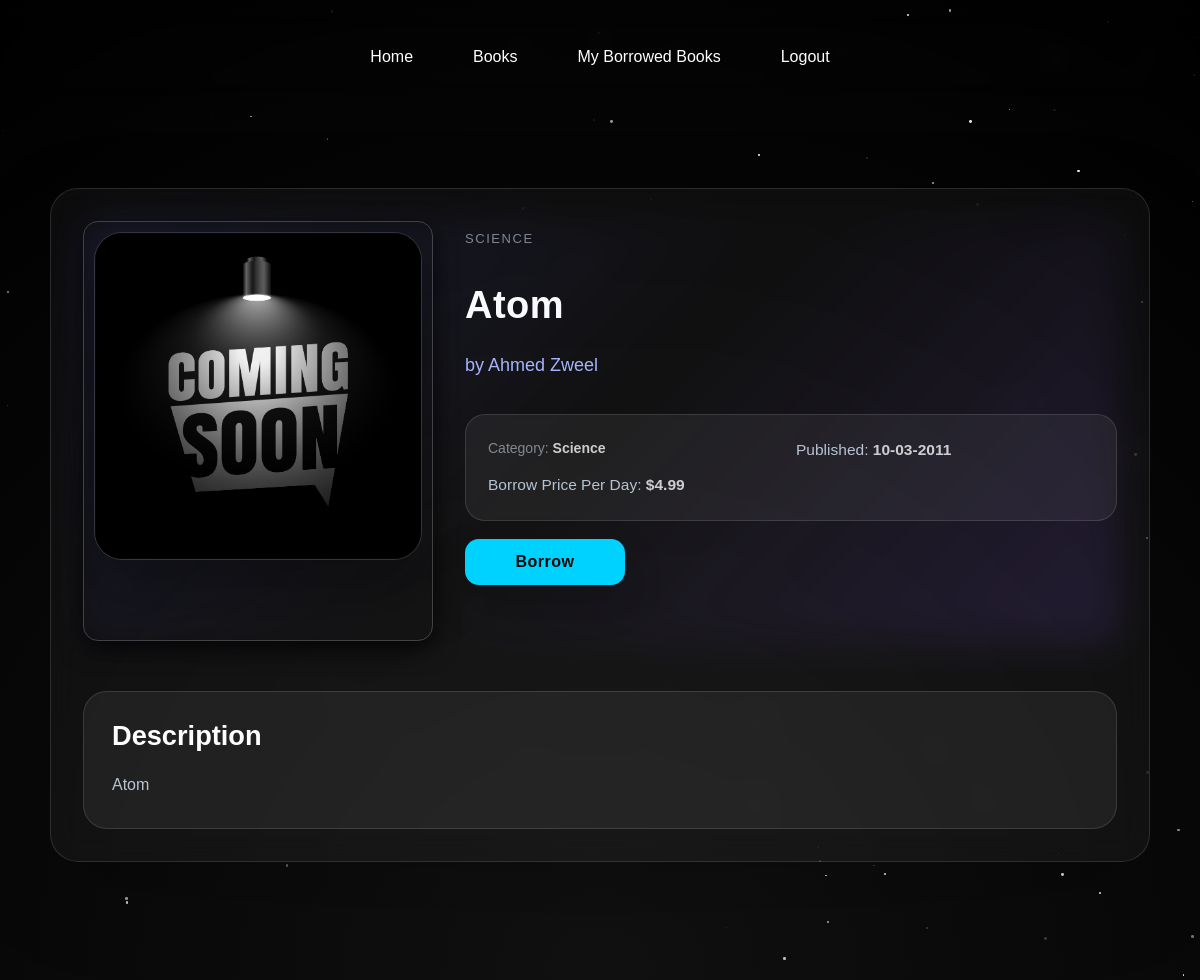
The app's page /book/6/ (signed in) with its own data.
### books/models.py (models this page shows, shortened)
class Book(models.Model):
    title = models.CharField(max_length=200)
    author = models.CharField(max_length=100)
    category = models.CharField(max_length=100)
    published_date = models.DateField()
    description = models.TextField()
    image = models.ImageField(upload_to='books/')
    available = models.BooleanField(default=True)
    borrow_price_per_day = models.DecimalField(max_digits=10, decimal_places=2, default=0.00)

### books/views.py (the view)
# urls.py: path('book/<int:book_id>/', views.book_detail_view, name='book_details'),
def book_detail_view(request, book_id):
    is_admin = request.session.get('is_admin', False)
    if not is_admin and not request.session.get('user_id'):
        return redirect('login')
    user_id = None if is_admin else request.session.get('user_id')
    book = get_object_or_404(Book, id=book_id)
    current_borrow = None
    if user_id:
        current_borrow = Borrow.objects.filter(user_id=user_id, book=book, is_returned=False).first()
    return render(request, 'book.html', {
        'book': book,
        'borrow_record': current_borrow,
        'is_admin': is_admin
    })

### templates/book.html (shortened to what this page needs)
{% load static %}
<!doctype html>
<html lang="en">
    <head>
        <link rel="stylesheet" href="{% static 'style/book_style.css' %}" />
        <link rel="stylesheet" href="https://cdnjs.cloudflare.com/ajax/libs/font-awesome/6.5.0/css/all.min.css" />
    </head>
    <body>
        <nav>
            <a href="{% url 'welcome' %}">Home</a>
            <a href="{% url 'books_list' %}">Books</a>
            <a href="{% url 'my_borrowed_books' %}">My Borrowed Books</a>
            <a href="{% url 'logout' %}">Logout</a>
        </nav>
        <main class="page">
            <div class="container">
                <div class="con">
                    <div class="image">
                        {% if book.image %}
                            <img src="{{ book.image.url }}" alt="{{ book.title }} cover" />
                        {% else %}
                            <img src="{% static 'assets/10016630_27277.jpg' %}" alt="Default Book Cover" />
                        {% endif %}
                    </div>
                    <div class="book_info">
                        <p class="book_category">{{ book.category }}</p>
                        <h1 class="book_name">{{ book.title }}</h1>
                        <h2 class="book_author">by {{ book.author }}</h2>
                        <div class="book_meta">
                            <p>Category: <span>{{ book.category }}</span></p>
                            <p>Published: <span>{{ book.published_date|date:'d-m-Y' }}</span></p>
                            <p>Borrow Price Per Day: <span>${{ book.borrow_price_per_day }}</span></p>
                        </div>
                        {% if borrow_record %}
                        <div class="borrow-details">
                            <h3>Borrow Details</h3>
                            <p><strong>Borrowed On:</strong> {{ borrow_record.borrowed_date|date:'d-m-Y' }}</p>
                            <p><strong>End Date:</strong> {{ borrow_record.return_date|date:'d-m-Y' }}</p>
                            <p><strong>Days:</strong> {{ borrow_record.days }}</p>
                            <p><strong>Total Price:</strong> ${{ borrow_record.total_price }}</p>
                        </div>
                        <form method="post" action="{% url 'unborrow_book' borrow_record.id %}" class="unborrow-form">
                            {% csrf_token %}
                            <button type="submit" class="btn unborrow_btn">Unborrow</button>
                        </form>
                        {% elif not is_admin %}
                        <button class="btn borrow_btn" data-book-id="{{ book.id }}" data-price="{{ book.borrow_price_per_day }}" {% if not book.available %}disabled style="opacity:0.5;cursor:not-allowed;"{% endif %}>
                            {% if book.available %}Borrow{% else %}Borrowed{% endif %}
                        </button>
                        {% endif %}
                    </div>
                </div>
                <div class="book-description-block">
                    <h1>Description</h1>
                    <p class="book_description">{{ book.description }}</p>
                </div>
            </div>
        </main>
    </body>
</html>

### static/style/book_style.css (style rules this page uses)
* { margin: 0; padding: 0; box-sizing: border-box; font-family: Arial, Helvetica, sans-serif; }
body { min-height: 100vh; background: radial-gradient(circle at bottom, #111, #000); color: white; }
nav { display:flex; justify-content:center; gap:20px; padding:20px; backdrop-filter: blur(10px); }
nav a { color:white; text-decoration:none; padding:10px 20px; border-radius:10px; transition:0.3s; position:relative; }
nav a::after { content:""; position:absolute; bottom:0; left:0; width:0%; height:2px; background:#ffffff; transition:0.3s; }
.container { animation: fadeIn 1s ease; }
h1 { font-size: 45px; }
p { opacity: 0.8; margin-top: 10px; }
.container { max-width: 1100px; margin: 50px auto; padding: 30px; border-radius: 20px; background: rgba(17, 24, 39, 0.6); backdrop-filter: blur(15px); border: 1px solid rgba(255, 255, 255, 0.08); box-shadow: 0 10px 40px rgba(0, 0, 0, 0.8); }
.con { display: flex; gap: 40px; flex-wrap: wrap; position: relative; }
.con::before { content: ""; position: absolute; inset: -2px; border-radius: 20px; background: linear-gradient(135deg, #6366f1, transparent, #8b5cf6); opacity: 0.15; filter: blur(20px); z-index: -1; }
.image { flex: 1; min-width: 250px; min-height: 420px; max-width: 350px; border-radius: 15px; overflow: hidden; box-shadow: 0 8px 25px rgba(0, 0, 0, 0.8); padding: 10px; border: 1px solid rgba(255, 255, 255, 0.2); }
.image img { width: 100%; height: 100%; object-fit: cover; transition: 0.4s ease; }
.book_info { flex: 2; min-width: 280px; }
.book_info p:first-child { color: #9ca3af; font-size: 14px; }
.book_info h1 { margin: 5px 0; font-size: 36px; font-weight: 600; letter-spacing: 0.5px; color: #f9fafb; }
.book_info h2 { margin: 5px 0 15px; font-size: 18px; font-weight: normal; color: #a5b4fc; }
.book_meta { display: grid; grid-template-columns: repeat(2, minmax(160px, 1fr)); gap: 14px 22px; flex: 1; }
.borrow_btn { align-self: center; min-width: 160px; padding: 12px 28px; }
.book_meta p { margin: 0; font-size: 15px ; line-height: 1.65; color: #d1d5db ; }
.book_meta p span { font-weight: 700; color: #f8fafc; }
.book_info { flex: 2; min-width: 280px; padding: 10px 0; }
.book_info p.book_category { margin-bottom: 14px; letter-spacing: 0.12em; text-transform: uppercase; color: #9ca3af; font-size: 13px; }
.book_info h1 { margin: 8px 0 12px; font-size: 38px; font-weight: 700; letter-spacing: 0.5px; color: #f9fafb; }
.book_info h2 { margin: 0 0 20px; font-size: 18px; font-weight: 400; color: #a5b4fc; }
.btn { padding: 12px 25px; border: none; border-radius: 12px; background: linear-gradient(45deg, #a020f0, #6a11cb); color: white; font-size: 16px; cursor: pointer; transition: 0.3s; position: relative; overflow: hidden; }
.btn::before { content: ""; position: absolute; inset: 0; background: linear-gradient( 120deg, transparent, rgba(255, 255, 255, 0.3), transparent ); opacity: 0; transition: 0.4s; }

### records on screen
Book: image (picture), category "SCIENCE", title "Atom", author "Ahmed Zweel", category "Science", published_date "10-03-2011", borrow_price_per_day "4.99", description "Atom"
